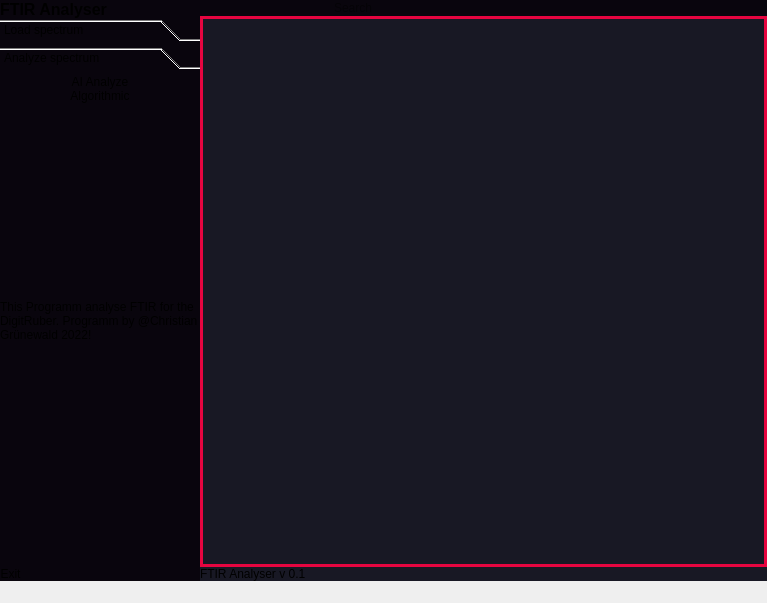
<?xml version="1.0" encoding="UTF-8"?>
<ui version="4.0">
 <class>MainWindow</class>
 <widget class="QMainWindow" name="MainWindow">
  <property name="geometry">
   <rect>
    <x>0</x>
    <y>0</y>
    <width>767</width>
    <height>603</height>
   </rect>
  </property>
  <property name="windowTitle">
   <string>MainWindow</string>
  </property>
  <property name="styleSheet">
   <string notr="true">*{
border: none;
}</string>
  </property>
  <widget class="QWidget" name="centralwidget">
   <property name="styleSheet">
    <string notr="true">background-color: rgb(24,24,36);</string>
   </property>
   <layout class="QHBoxLayout" name="horizontalLayout">
    <property name="spacing">
     <number>0</number>
    </property>
    <property name="leftMargin">
     <number>0</number>
    </property>
    <property name="topMargin">
     <number>0</number>
    </property>
    <property name="rightMargin">
     <number>0</number>
    </property>
    <property name="bottomMargin">
     <number>0</number>
    </property>
    <item>
     <widget class="QFrame" name="slide_menu_container">
      <property name="maximumSize">
       <size>
        <width>200</width>
        <height>16777215</height>
       </size>
      </property>
      <property name="styleSheet">
       <string notr="true">background-color: rgb(9,5,13);</string>
      </property>
      <property name="frameShape">
       <enum>QFrame::StyledPanel</enum>
      </property>
      <property name="frameShadow">
       <enum>QFrame::Raised</enum>
      </property>
      <layout class="QVBoxLayout" name="verticalLayout_2">
       <property name="spacing">
        <number>0</number>
       </property>
       <property name="leftMargin">
        <number>0</number>
       </property>
       <property name="topMargin">
        <number>0</number>
       </property>
       <property name="rightMargin">
        <number>0</number>
       </property>
       <property name="bottomMargin">
        <number>0</number>
       </property>
       <item>
        <widget class="QFrame" name="slider_menu">
         <property name="minimumSize">
          <size>
           <width>198</width>
           <height>0</height>
          </size>
         </property>
         <property name="frameShape">
          <enum>QFrame::StyledPanel</enum>
         </property>
         <property name="frameShadow">
          <enum>QFrame::Raised</enum>
         </property>
         <layout class="QVBoxLayout" name="verticalLayout_5">
          <property name="spacing">
           <number>0</number>
          </property>
          <property name="leftMargin">
           <number>0</number>
          </property>
          <property name="topMargin">
           <number>0</number>
          </property>
          <property name="rightMargin">
           <number>0</number>
          </property>
          <property name="bottomMargin">
           <number>0</number>
          </property>
          <item>
           <widget class="QFrame" name="frame_7">
            <property name="frameShape">
             <enum>QFrame::StyledPanel</enum>
            </property>
            <property name="frameShadow">
             <enum>QFrame::Raised</enum>
            </property>
            <layout class="QHBoxLayout" name="horizontalLayout_8">
             <property name="spacing">
              <number>0</number>
             </property>
             <property name="leftMargin">
              <number>0</number>
             </property>
             <property name="topMargin">
              <number>0</number>
             </property>
             <property name="rightMargin">
              <number>0</number>
             </property>
             <property name="bottomMargin">
              <number>0</number>
             </property>
             <item alignment="Qt::AlignLeft|Qt::AlignTop">
              <widget class="QLabel" name="label_2">
               <property name="font">
                <font>
                 <pointsize>12</pointsize>
                 <bold>true</bold>
                </font>
               </property>
               <property name="text">
                <string>FTIR Analyser</string>
               </property>
              </widget>
             </item>
             <item alignment="Qt::AlignRight|Qt::AlignTop">
              <widget class="QLabel" name="label_3">
               <property name="text">
                <string/>
               </property>
               <property name="pixmap">
                <pixmap resource="icons.qrc">:/img/icons/activity.svg</pixmap>
               </property>
              </widget>
             </item>
            </layout>
           </widget>
          </item>
          <item>
           <widget class="QFrame" name="frame_8">
            <property name="sizePolicy">
             <sizepolicy hsizetype="Preferred" vsizetype="Expanding">
              <horstretch>0</horstretch>
              <verstretch>0</verstretch>
             </sizepolicy>
            </property>
            <property name="frameShape">
             <enum>QFrame::StyledPanel</enum>
            </property>
            <property name="frameShadow">
             <enum>QFrame::Raised</enum>
            </property>
            <layout class="QVBoxLayout" name="verticalLayout_6">
             <property name="spacing">
              <number>0</number>
             </property>
             <property name="leftMargin">
              <number>0</number>
             </property>
             <property name="topMargin">
              <number>0</number>
             </property>
             <property name="rightMargin">
              <number>0</number>
             </property>
             <property name="bottomMargin">
              <number>0</number>
             </property>
             <item alignment="Qt::AlignTop">
              <widget class="QToolBox" name="toolBox">
               <property name="styleSheet">
                <string notr="true">QToolBox{
background-color:rgb(24,24,36);
text-align:left:
}
QToolbox::tab{
border-radius: 5px;
background-color: rgb(16,16,26);
text-align: left;
}</string>
               </property>
               <property name="currentIndex">
                <number>1</number>
               </property>
               <widget class="QWidget" name="page">
                <property name="geometry">
                 <rect>
                  <x>0</x>
                  <y>0</y>
                  <width>200</width>
                  <height>123</height>
                 </rect>
                </property>
                <attribute name="icon">
                 <iconset resource="icons.qrc">
                  <normaloff>:/img/icons/chevron-down.svg</normaloff>:/img/icons/chevron-down.svg</iconset>
                </attribute>
                <attribute name="label">
                 <string>Load spectrum</string>
                </attribute>
                <layout class="QVBoxLayout" name="verticalLayout_7">
                 <property name="spacing">
                  <number>0</number>
                 </property>
                 <property name="leftMargin">
                  <number>0</number>
                 </property>
                 <property name="topMargin">
                  <number>0</number>
                 </property>
                 <property name="rightMargin">
                  <number>0</number>
                 </property>
                 <property name="bottomMargin">
                  <number>0</number>
                 </property>
                 <item>
                  <widget class="QPushButton" name="pushButton_10">
                   <property name="toolTipDuration">
                    <number>-6</number>
                   </property>
                   <property name="text">
                    <string>Load new Data</string>
                   </property>
                   <property name="icon">
                    <iconset resource="icons.qrc">
                     <normaloff>:/img/icons/alert-triangle.svg</normaloff>:/img/icons/alert-triangle.svg</iconset>
                   </property>
                  </widget>
                 </item>
                 <item>
                  <widget class="QPushButton" name="pushButton_11">
                   <property name="text">
                    <string>Plot Data</string>
                   </property>
                   <property name="icon">
                    <iconset resource="icons.qrc">
                     <normaloff>:/img/icons/bar-chart-2.svg</normaloff>:/img/icons/bar-chart-2.svg</iconset>
                   </property>
                  </widget>
                 </item>
                 <item>
                  <widget class="QPushButton" name="pushButton_12">
                   <property name="text">
                    <string>Save Plot</string>
                   </property>
                   <property name="icon">
                    <iconset resource="icons.qrc">
                     <normaloff>:/img/icons/save.svg</normaloff>:/img/icons/save.svg</iconset>
                   </property>
                  </widget>
                 </item>
                </layout>
               </widget>
               <widget class="QWidget" name="page_2">
                <property name="geometry">
                 <rect>
                  <x>0</x>
                  <y>0</y>
                  <width>200</width>
                  <height>111</height>
                 </rect>
                </property>
                <attribute name="icon">
                 <iconset resource="icons.qrc">
                  <normaloff>:/img/icons/chevron-down.svg</normaloff>:/img/icons/chevron-down.svg</iconset>
                </attribute>
                <attribute name="label">
                 <string>Analyze spectrum</string>
                </attribute>
                <layout class="QVBoxLayout" name="verticalLayout_8">
                 <property name="spacing">
                  <number>0</number>
                 </property>
                 <property name="leftMargin">
                  <number>0</number>
                 </property>
                 <property name="topMargin">
                  <number>0</number>
                 </property>
                 <property name="rightMargin">
                  <number>0</number>
                 </property>
                 <property name="bottomMargin">
                  <number>0</number>
                 </property>
                 <item alignment="Qt::AlignTop">
                  <widget class="QFrame" name="frame_10">
                   <property name="frameShape">
                    <enum>QFrame::StyledPanel</enum>
                   </property>
                   <property name="frameShadow">
                    <enum>QFrame::Raised</enum>
                   </property>
                   <layout class="QVBoxLayout" name="verticalLayout_9">
                    <property name="spacing">
                     <number>0</number>
                    </property>
                    <property name="leftMargin">
                     <number>0</number>
                    </property>
                    <property name="topMargin">
                     <number>0</number>
                    </property>
                    <property name="rightMargin">
                     <number>0</number>
                    </property>
                    <property name="bottomMargin">
                     <number>0</number>
                    </property>
                    <item>
                     <widget class="QPushButton" name="pushButton_13">
                      <property name="text">
                       <string>AI Analyze</string>
                      </property>
                      <property name="icon">
                       <iconset resource="icons.qrc">
                        <normaloff>:/img/icons/trello.svg</normaloff>:/img/icons/trello.svg</iconset>
                      </property>
                     </widget>
                    </item>
                    <item>
                     <widget class="QPushButton" name="pushButton_14">
                      <property name="text">
                       <string>Algorithmic</string>
                      </property>
                      <property name="icon">
                       <iconset resource="icons.qrc">
                        <normaloff>:/img/icons/divide.svg</normaloff>:/img/icons/divide.svg</iconset>
                      </property>
                     </widget>
                    </item>
                   </layout>
                  </widget>
                 </item>
                </layout>
               </widget>
              </widget>
             </item>
             <item>
              <widget class="QPushButton" name="pushButton_15">
               <property name="enabled">
                <bool>true</bool>
               </property>
               <property name="text">
                <string/>
               </property>
               <property name="icon">
                <iconset resource="icons.qrc">
                 <normaloff>:/img/icons/info.svg</normaloff>:/img/icons/info.svg</iconset>
               </property>
               <property name="iconSize">
                <size>
                 <width>25</width>
                 <height>25</height>
                </size>
               </property>
               <property name="checkable">
                <bool>true</bool>
               </property>
               <property name="checked">
                <bool>true</bool>
               </property>
              </widget>
             </item>
             <item alignment="Qt::AlignTop">
              <widget class="QLabel" name="label_4">
               <property name="text">
                <string>This Programm analyse FTIR for the DigitRuber. Programm by @Christian Grünewald 2022! </string>
               </property>
               <property name="wordWrap">
                <bool>true</bool>
               </property>
              </widget>
             </item>
            </layout>
           </widget>
          </item>
          <item alignment="Qt::AlignBottom">
           <widget class="QFrame" name="frame_9">
            <property name="frameShape">
             <enum>QFrame::StyledPanel</enum>
            </property>
            <property name="frameShadow">
             <enum>QFrame::Raised</enum>
            </property>
            <layout class="QHBoxLayout" name="horizontalLayout_9">
             <property name="spacing">
              <number>0</number>
             </property>
             <property name="leftMargin">
              <number>0</number>
             </property>
             <property name="topMargin">
              <number>0</number>
             </property>
             <property name="rightMargin">
              <number>0</number>
             </property>
             <property name="bottomMargin">
              <number>0</number>
             </property>
             <item alignment="Qt::AlignLeft|Qt::AlignBottom">
              <widget class="QPushButton" name="pushButton_9">
               <property name="text">
                <string>Exit</string>
               </property>
               <property name="icon">
                <iconset resource="icons.qrc">
                 <normaloff>:/img/icons/external-link.svg</normaloff>:/img/icons/external-link.svg</iconset>
               </property>
               <property name="iconSize">
                <size>
                 <width>16</width>
                 <height>16</height>
                </size>
               </property>
              </widget>
             </item>
            </layout>
           </widget>
          </item>
         </layout>
        </widget>
       </item>
      </layout>
     </widget>
    </item>
    <item>
     <widget class="QFrame" name="main_body">
      <property name="frameShape">
       <enum>QFrame::StyledPanel</enum>
      </property>
      <property name="frameShadow">
       <enum>QFrame::Raised</enum>
      </property>
      <layout class="QVBoxLayout" name="verticalLayout">
       <property name="spacing">
        <number>0</number>
       </property>
       <property name="leftMargin">
        <number>0</number>
       </property>
       <property name="topMargin">
        <number>0</number>
       </property>
       <property name="rightMargin">
        <number>0</number>
       </property>
       <property name="bottomMargin">
        <number>0</number>
       </property>
       <item alignment="Qt::AlignTop">
        <widget class="QFrame" name="header_frame">
         <property name="styleSheet">
          <string notr="true">background-color: rgb(9,5,13);</string>
         </property>
         <property name="frameShape">
          <enum>QFrame::StyledPanel</enum>
         </property>
         <property name="frameShadow">
          <enum>QFrame::Raised</enum>
         </property>
         <layout class="QHBoxLayout" name="horizontalLayout_2">
          <property name="spacing">
           <number>0</number>
          </property>
          <property name="leftMargin">
           <number>0</number>
          </property>
          <property name="topMargin">
           <number>0</number>
          </property>
          <property name="rightMargin">
           <number>0</number>
          </property>
          <property name="bottomMargin">
           <number>0</number>
          </property>
          <item alignment="Qt::AlignLeft|Qt::AlignTop">
           <widget class="QFrame" name="frame_6">
            <property name="frameShape">
             <enum>QFrame::StyledPanel</enum>
            </property>
            <property name="frameShadow">
             <enum>QFrame::Raised</enum>
            </property>
            <layout class="QHBoxLayout" name="horizontalLayout_7">
             <property name="spacing">
              <number>0</number>
             </property>
             <property name="leftMargin">
              <number>0</number>
             </property>
             <property name="topMargin">
              <number>0</number>
             </property>
             <property name="rightMargin">
              <number>0</number>
             </property>
             <property name="bottomMargin">
              <number>0</number>
             </property>
             <item alignment="Qt::AlignLeft|Qt::AlignTop">
              <widget class="QPushButton" name="pushButton_8">
               <property name="text">
                <string/>
               </property>
               <property name="icon">
                <iconset resource="icons.qrc">
                 <normaloff>:/img/icons/align-left.svg</normaloff>:/img/icons/align-left.svg</iconset>
               </property>
               <property name="iconSize">
                <size>
                 <width>32</width>
                 <height>32</height>
                </size>
               </property>
              </widget>
             </item>
            </layout>
           </widget>
          </item>
          <item alignment="Qt::AlignLeft|Qt::AlignTop">
           <widget class="QFrame" name="frame">
            <property name="frameShape">
             <enum>QFrame::StyledPanel</enum>
            </property>
            <property name="frameShadow">
             <enum>QFrame::Raised</enum>
            </property>
            <layout class="QHBoxLayout" name="horizontalLayout_6">
             <property name="spacing">
              <number>0</number>
             </property>
             <property name="leftMargin">
              <number>0</number>
             </property>
             <property name="topMargin">
              <number>0</number>
             </property>
             <property name="rightMargin">
              <number>0</number>
             </property>
             <property name="bottomMargin">
              <number>0</number>
             </property>
             <item alignment="Qt::AlignLeft">
              <widget class="QLineEdit" name="lineEdit">
               <property name="minimumSize">
                <size>
                 <width>140</width>
                 <height>0</height>
                </size>
               </property>
               <property name="placeholderText">
                <string>Search</string>
               </property>
              </widget>
             </item>
             <item alignment="Qt::AlignLeft">
              <widget class="QPushButton" name="pushButton_7">
               <property name="text">
                <string/>
               </property>
               <property name="icon">
                <iconset resource="icons.qrc">
                 <normaloff>:/img/icons/search.svg</normaloff>:/img/icons/search.svg</iconset>
               </property>
              </widget>
             </item>
            </layout>
           </widget>
          </item>
          <item alignment="Qt::AlignHCenter|Qt::AlignTop">
           <widget class="QFrame" name="frame_2">
            <property name="frameShape">
             <enum>QFrame::StyledPanel</enum>
            </property>
            <property name="frameShadow">
             <enum>QFrame::Raised</enum>
            </property>
            <layout class="QHBoxLayout" name="horizontalLayout_5">
             <property name="leftMargin">
              <number>0</number>
             </property>
             <property name="topMargin">
              <number>0</number>
             </property>
             <property name="rightMargin">
              <number>0</number>
             </property>
             <property name="bottomMargin">
              <number>0</number>
             </property>
             <item alignment="Qt::AlignHCenter">
              <widget class="QPushButton" name="pushButton_4">
               <property name="text">
                <string/>
               </property>
               <property name="icon">
                <iconset resource="icons.qrc">
                 <normaloff>:/img/icons/user.svg</normaloff>:/img/icons/user.svg</iconset>
               </property>
              </widget>
             </item>
             <item alignment="Qt::AlignHCenter">
              <widget class="QPushButton" name="pushButton_5">
               <property name="text">
                <string/>
               </property>
               <property name="icon">
                <iconset resource="icons.qrc">
                 <normaloff>:/img/icons/bell.svg</normaloff>:/img/icons/bell.svg</iconset>
               </property>
              </widget>
             </item>
            </layout>
           </widget>
          </item>
          <item alignment="Qt::AlignRight|Qt::AlignTop">
           <widget class="QFrame" name="frame_3">
            <property name="frameShape">
             <enum>QFrame::StyledPanel</enum>
            </property>
            <property name="frameShadow">
             <enum>QFrame::Raised</enum>
            </property>
            <layout class="QHBoxLayout" name="horizontalLayout_4">
             <property name="spacing">
              <number>0</number>
             </property>
             <property name="leftMargin">
              <number>0</number>
             </property>
             <property name="topMargin">
              <number>0</number>
             </property>
             <property name="rightMargin">
              <number>0</number>
             </property>
             <property name="bottomMargin">
              <number>0</number>
             </property>
             <item alignment="Qt::AlignRight">
              <widget class="QPushButton" name="pushButton">
               <property name="text">
                <string/>
               </property>
               <property name="icon">
                <iconset resource="icons.qrc">
                 <normaloff>:/img/icons/arrow-down-left.svg</normaloff>:/img/icons/arrow-down-left.svg</iconset>
               </property>
              </widget>
             </item>
             <item alignment="Qt::AlignRight">
              <widget class="QPushButton" name="pushButton_2">
               <property name="text">
                <string/>
               </property>
               <property name="icon">
                <iconset resource="icons.qrc">
                 <normaloff>:/img/icons/maximize-2.svg</normaloff>:/img/icons/maximize-2.svg</iconset>
               </property>
              </widget>
             </item>
             <item alignment="Qt::AlignRight">
              <widget class="QPushButton" name="pushButton_3">
               <property name="text">
                <string/>
               </property>
               <property name="icon">
                <iconset resource="icons.qrc">
                 <normaloff>:/img/icons/x.svg</normaloff>:/img/icons/x.svg</iconset>
               </property>
              </widget>
             </item>
            </layout>
           </widget>
          </item>
         </layout>
        </widget>
       </item>
       <item>
        <widget class="QFrame" name="main_body_contents">
         <property name="sizePolicy">
          <sizepolicy hsizetype="Preferred" vsizetype="Expanding">
           <horstretch>0</horstretch>
           <verstretch>0</verstretch>
          </sizepolicy>
         </property>
         <property name="styleSheet">
          <string notr="true">border: 3px solid rgb(230,5,64);
boder-radius: 20px</string>
         </property>
         <property name="frameShape">
          <enum>QFrame::StyledPanel</enum>
         </property>
         <property name="frameShadow">
          <enum>QFrame::Raised</enum>
         </property>
         <layout class="QVBoxLayout" name="verticalLayout_10">
          <item>
           <layout class="QGridLayout" name="grid_Plot"/>
          </item>
         </layout>
        </widget>
       </item>
       <item alignment="Qt::AlignBottom">
        <widget class="QFrame" name="footer">
         <property name="styleSheet">
          <string notr="true"/>
         </property>
         <property name="frameShape">
          <enum>QFrame::StyledPanel</enum>
         </property>
         <property name="frameShadow">
          <enum>QFrame::Raised</enum>
         </property>
         <layout class="QHBoxLayout" name="horizontalLayout_3">
          <property name="spacing">
           <number>0</number>
          </property>
          <property name="leftMargin">
           <number>0</number>
          </property>
          <property name="topMargin">
           <number>0</number>
          </property>
          <property name="rightMargin">
           <number>0</number>
          </property>
          <property name="bottomMargin">
           <number>0</number>
          </property>
          <item>
           <widget class="QFrame" name="frame_4">
            <property name="frameShape">
             <enum>QFrame::StyledPanel</enum>
            </property>
            <property name="frameShadow">
             <enum>QFrame::Raised</enum>
            </property>
            <layout class="QVBoxLayout" name="verticalLayout_3">
             <property name="spacing">
              <number>0</number>
             </property>
             <property name="leftMargin">
              <number>0</number>
             </property>
             <property name="topMargin">
              <number>0</number>
             </property>
             <property name="rightMargin">
              <number>0</number>
             </property>
             <property name="bottomMargin">
              <number>0</number>
             </property>
             <item alignment="Qt::AlignBottom">
              <widget class="QLabel" name="label">
               <property name="text">
                <string>FTIR Analyser v 0.1</string>
               </property>
              </widget>
             </item>
            </layout>
           </widget>
          </item>
          <item>
           <widget class="QFrame" name="frame_5">
            <property name="frameShape">
             <enum>QFrame::StyledPanel</enum>
            </property>
            <property name="frameShadow">
             <enum>QFrame::Raised</enum>
            </property>
            <layout class="QVBoxLayout" name="verticalLayout_4">
             <property name="spacing">
              <number>0</number>
             </property>
             <property name="leftMargin">
              <number>0</number>
             </property>
             <property name="topMargin">
              <number>0</number>
             </property>
             <property name="rightMargin">
              <number>0</number>
             </property>
             <property name="bottomMargin">
              <number>0</number>
             </property>
             <item alignment="Qt::AlignBottom">
              <widget class="QPushButton" name="pushButton_6">
               <property name="text">
                <string/>
               </property>
               <property name="icon">
                <iconset resource="icons.qrc">
                 <normaloff>:/img/icons/box.svg</normaloff>:/img/icons/box.svg</iconset>
               </property>
              </widget>
             </item>
            </layout>
           </widget>
          </item>
          <item alignment="Qt::AlignRight|Qt::AlignBottom">
           <widget class="QFrame" name="size_grip">
            <property name="minimumSize">
             <size>
              <width>10</width>
              <height>10</height>
             </size>
            </property>
            <property name="maximumSize">
             <size>
              <width>10</width>
              <height>10</height>
             </size>
            </property>
            <property name="frameShape">
             <enum>QFrame::StyledPanel</enum>
            </property>
            <property name="frameShadow">
             <enum>QFrame::Raised</enum>
            </property>
           </widget>
          </item>
         </layout>
        </widget>
       </item>
      </layout>
     </widget>
    </item>
   </layout>
  </widget>
  <widget class="QMenuBar" name="menubar">
   <property name="geometry">
    <rect>
     <x>0</x>
     <y>0</y>
     <width>767</width>
     <height>25</height>
    </rect>
   </property>
  </widget>
  <widget class="QStatusBar" name="statusbar"/>
 </widget>
 <resources>
  <include location="icons.qrc"/>
 </resources>
 <connections/>
</ui>
